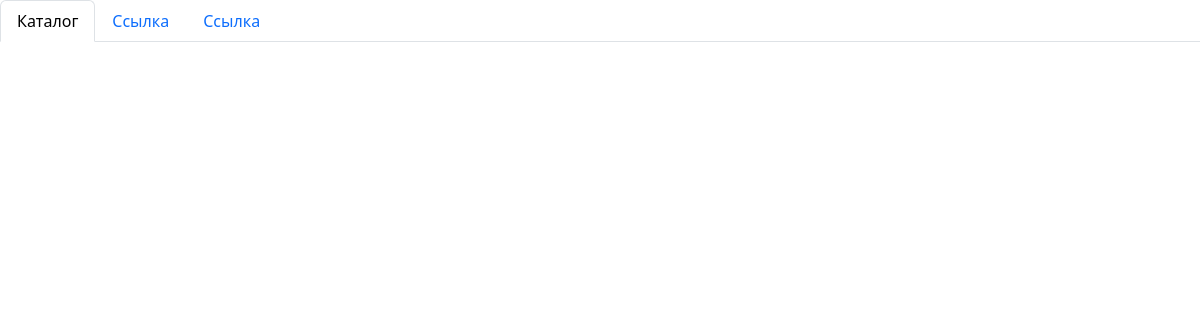
The page /products/1/ on the database as committed earlier.
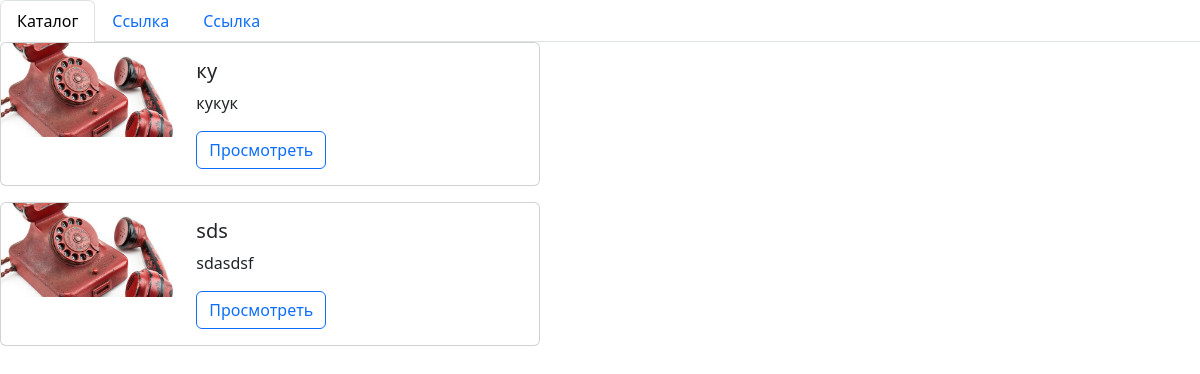
The same page on the database as committed later.
### main/models.py (models this page shows, shortened)
class Product(models.Model):
	name = models.CharField(max_length = 200)
	description = models.TextField()
	description_small = models.CharField(max_length = 400)
	price = models.FloatField()
	img = models.ImageField( upload_to='images')
	id_catolog = models.ForeignKey('Catolog',on_delete = models.CASCADE)
	class Meta:
		verbose_name = "товар"
		verbose_name_plural = "товары"

### main/views.py (the view)
# urls.py: path("products/<int:id>/",views.products, name = "products"),
def products(request,id):
	product = Product.objects.filter(id_catolog = id)
	return render(request, "main/products.html",{'product': product})

### main/templates/main/products.html (shortened to what this page needs)
{% extends "main/main.html" %}
{% block content %}
	{% for i in product %}
		<div class="card mb-3" style="max-width: 540px;">
		  <div class="row g-0">
		    <div class="col-md-4">
		      <img src="{{i.img.url}}" class="img-fluid rounded-start" alt="...">
		    </div>
		    <div class="col-md-8">
		      <div class="card-body">
		        <h5 class="card-title">{{i.name}}</h5>
		        <p class="card-text">{{i.description}}</p>
		        <form method="catolog" action="/product/{{i.id}}/">
					<input type="submit" name="{{i.name}}" value="Просмотреть"  class="btn btn-outline-primary"/>
				</form>
		      </div>
		    </div>
		  </div>
		</div>
	{% endfor %}
{% endblock %}

### main/templates/main/main.html (shortened to what this page needs)
<!DOCTYPE html>
<html>
	<head>
		<link rel="stylesheet" href=	"https://cdn.jsdelivr.net/npm/bootstrap@5.3.0-alpha3/dist/css/bootstrap.min.css">
		<link href="https://cdn.jsdelivr.net/npm/bootstrap@5.3.0-alpha3/dist/css/bootstrap.min.css" rel="stylesheet">
		<link href="https://cdn.jsdelivr.net/npm/bootstrap@5.3.0-alpha3/dist/js/bootstrap.bundle.min.js" rel="stylesheet">
	</head>
	<body>
		<ul class="nav nav-tabs">
		  <li class="nav-item">
		    <a class="nav-link active" aria-current="page" href="/catalog">Каталог</a>
		  </li>
		  <li class="nav-item">
		    <a class="nav-link" href="#">Ссылка</a>
		  </li>
		  <li class="nav-item">
		    <a class="nav-link" href="#">Ссылка</a>
		  </li>
		</ul>
				{% block content %}
		{% endblock %}
	</body>
</html>

Rows that differ between the two databases and show on the page:
added Product: img (picture), name "ку", description "кукук"
added Product: img (picture), name "sds", description "sdasdsf"
